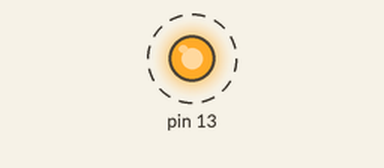
Recording of a sketch running on a simulated Arduino Uno, built with avr-gcc and run on an emulated ATmega328P. On the bench: output pins drawn as LEDs (lit = HIGH). Dashed ring = blinking.

Above: at 0.5 s.
Timing chart, 0 to 4.6 s (numbered marks = the images above):
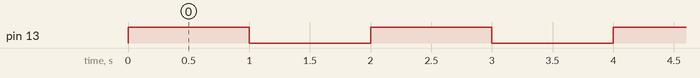

Measured:
- by itself, pin 13: alternates HIGH for 1.0 s and LOW for 1.0 s

The sketch:

Blink_LED.ino
```cpp
// LED blinking program
// Register level progam to blink LED
// This progam is design by Prince Kumar Kushwaha

/*
Step 01: We have to set PB5 (Port B5) pin of ATMEGA328 as OUTPUT
Step 02: Turn ON/ HIGH the port B5
Step 03: Wait of delay
Step 04: Turn OFF/ LOW the PB5
Step 05: Wait of delay

Reamrk: PORT B5 in connected with PIN 13 of Arduino
*/

void setup() {
  // put your setup code here, to run once:
  DDRB |= ( 1<<DDB5); //Port PB5 as output

}

void loop() {
  // put your main code here, to run repeatedly:
  PORTB |= (1<<PB5); //PB5 = HIGH
  delay(1000); //inbuilt delay of Arduino IDE
  PORTB &= ~(1<<PB5); //PB5 = LOW
  delay(1000);

}
```
